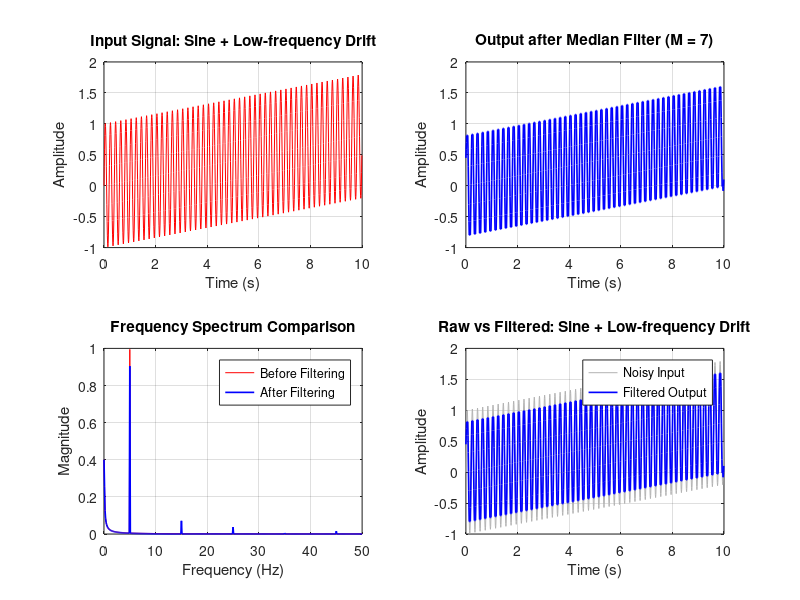

Recreate this plot in MATLAB. (Note: this script raises an error after producing the figure.)

clc;
clear;
close all;

%% 1. INPUT SIGNAL
fs = 100;
t = 0:1/fs:9.99;
N = length(t);

rng(1);

% Case 1: Sine + Random Noise
s1 = sin(2*pi*1*t);
x1 = s1 + 0.25*randn(size(t));

% Case 2: Sine + High-frequency Noise
s2 = sin(2*pi*1*t);
x2 = s2 + 0.35*sin(2*pi*20*t);

% Case 3: Step + Random Noise
s3 = double(t >= 5);
x3 = s3 + 0.2*randn(size(t));

% Case 4: Sine + Spike Noise
s4 = sin(2*pi*1*t);
x4 = s4;
idx4 = [100 300 600 800];
x4(idx4) = x4(idx4) + [2 -2 2 -2];

% Case 5: Sine + Low-frequency Drift
s5 = sin(2*pi*5*t);
x5 = s5 + 0.8*(t/max(t));

% Case 6: Sine + High-frequency Noise + Spike Noise
s6 = sin(2*pi*1*t);
x6 = s6 + 0.25*sin(2*pi*20*t);
idx6 = [100 300 600 800];
x6(idx6) = x6(idx6) + [2 -2 2 -2];

% Store all signals
cleanSignals = [s1; s2; s3; s4; s5; s6];
inputSignals = [x1; x2; x3; x4; x5; x6];

signalNames = {
    'Sine + Random Noise'
    'Sine + High-frequency Noise'
    'Step + Random Noise'
    'Sine + Spike Noise'
    'Sine + Low-frequency Drift'
    'Spike + High-frequency Noise'
};

%% 2. SELECT INPUT SIGNAL
fprintf('============================================\n');
fprintf('          Median Filter System\n');
fprintf('============================================\n');
fprintf('1. Sine + Random Noise\n');
fprintf('2. Sine + High-frequency Noise\n');
fprintf('3. Step + Random Noise\n');
fprintf('4. Sine + Spike Noise\n');
fprintf('5. Sine + Low-frequency Drift\n');
fprintf('6. Spike + High-frequency Noise\n');

choice = input('Select signal (1-6): ');

if isempty(choice) || ~isscalar(choice) || ...
        ~isfinite(choice) || choice ~= floor(choice) || ...
        choice < 1 || choice > 6
    error('Please select a valid signal from 1 to 6.');
end

s = cleanSignals(choice,:);
x = inputSignals(choice,:);
signalName = signalNames{choice};

%% 3. MEDIAN FILTER
% Median Filter; window size M = 7
M = 7;

y = movmedian(x, M);

%% 4. MSE CALCULATION
mseBefore = mean((x - s).^2);
mseAfter = mean((y - s).^2);

fprintf('\n========== MSE RESULTS ==========\n');
fprintf('Selected Signal: %s\n', signalName);
fprintf('MSE Before Filtering = %.6f\n', mseBefore);
fprintf('MSE After Filtering  = %.6f\n', mseAfter);

if mseAfter < mseBefore
    fprintf('Result: Median filter reduced the MSE.\n');
elseif mseAfter > mseBefore
    fprintf('Result: Median filter increased the MSE.\n');
else
    fprintf('Result: MSE remained unchanged.\n');
end
fprintf('=================================\n');

%% 5. FREQUENCY SPECTRUM
Xfft = fft(x);
Yfft = fft(y);

halfN = floor(N/2) + 1;
f = (0:halfN-1)*(fs/N);

Xmag = abs(Xfft(1:halfN))/N;
Ymag = abs(Yfft(1:halfN))/N;

% Convert to one-sided amplitude spectrum
if rem(N,2) == 0
    Xmag(2:end-1) = 2*Xmag(2:end-1);
    Ymag(2:end-1) = 2*Ymag(2:end-1);
else
    Xmag(2:end) = 2*Xmag(2:end);
    Ymag(2:end) = 2*Ymag(2:end);
end

%% 6. PLOT RESULTS
figure('Name','Median Filter System', ...
       'NumberTitle','off');

% Plot 1: Input Signal
subplot(2,2,1);
plot(t,x,'r');
grid on;
title(['Input Signal: ' signalName]);
xlabel('Time (s)');
ylabel('Amplitude');

% Plot 2: Filtered Output
subplot(2,2,2);
plot(t,y,'b','LineWidth',1.2);
grid on;
title('Output after Median Filter (M = 7)');
xlabel('Time (s)');
ylabel('Amplitude');

% Plot 3: Frequency Spectrum Comparison
subplot(2,2,3);
plot(f,Xmag,'r');
hold on;
plot(f,Ymag,'b','LineWidth',1.2);
hold off;
grid on;
title('Frequency Spectrum Comparison');
xlabel('Frequency (Hz)');
ylabel('Magnitude');
legend('Before Filtering','After Filtering');
xlim([0 fs/2]);

% Plot 4: Raw vs Filtered
subplot(2,2,4);
plot(t,x,'Color',[0.7 0.7 0.7]);
hold on;
plot(t,y,'b','LineWidth',1.2);
hold off;
grid on;
title(['Raw vs Filtered: ' signalName]);
xlabel('Time (s)');
ylabel('Amplitude');
legend('Noisy Input','Filtered Output', ...
       'Location','best');

sgtitle('Median Filter System');
